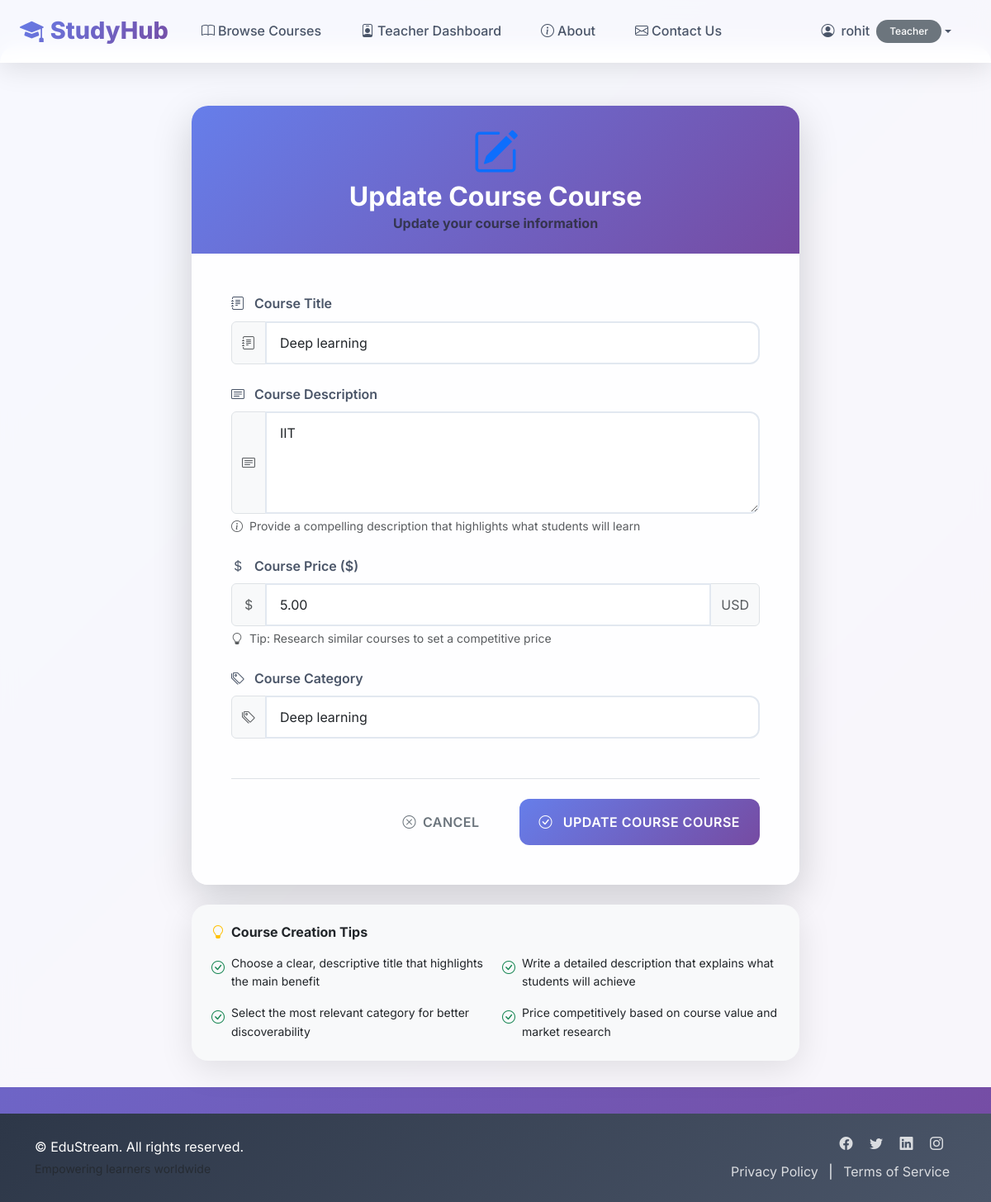
Screenshot of /teacher/courses/8/update/ (signed in) with the database file from the repository.
### core/models.py (models this page shows, shortened)
class User(AbstractUser):
    USER_TYPE_CHOICES = (
        ('student', 'Student'),
        ('teacher', 'Teacher'),
    )
    user_type = models.CharField(max_length=10, choices=USER_TYPE_CHOICES, default='student')
    email_otp = models.CharField(max_length=6, blank=True, null=True)
    otp_created_at = models.DateTimeField(blank=True, null=True)

class Course(models.Model):
    teacher = models.ForeignKey(User, on_delete=models.CASCADE, related_name='courses_taught', limit_choices_to={'user_type': 'teacher'})
    title = models.CharField(max_length=200)
    description = models.TextField()
    price = models.DecimalField(max_digits=10, decimal_places=2)
    category = models.ForeignKey(Category, on_delete=models.SET_NULL, null=True, blank=True, related_name='courses')
    created_at = models.DateTimeField(auto_now_add=True)
    updated_at = models.DateTimeField(auto_now=True)

### teacher/views.py (the view)
# urls.py: path('courses/<int:pk>/update/', views.course_update, name='course_update'),
@login_required
@user_passes_test(is_teacher, login_url='login')
def course_update(request, pk):
    course = get_object_or_404(Course, pk=pk, teacher=request.user)
    if request.method == 'POST':
        form = CourseForm(request.POST, instance=course)
        if form.is_valid():
            form.save()
            messages.success(request, f'Course "{course.title}" updated successfully!')
            return redirect('teacher_dashboard')
        else:
            messages.error(request, 'Please correct the errors below.')
    else:
        form = CourseForm(instance=course)
    return render(request, 'teacher/course_form.html', {'form': form, 'action': 'Update Course'})

### teacher/forms.py
class CourseForm(forms.ModelForm):
    class Meta:
        model = Course
        fields = ['title', 'description', 'price', 'category']
        widgets = {
            'description': forms.Textarea(attrs={'rows': 4, 'class': 'form-control', 'placeholder': 'Enter course description'}),
            'title': forms.TextInput(attrs={'class': 'form-control', 'placeholder': 'Course Title'}),
            'price': forms.NumberInput(attrs={'class': 'form-control', 'placeholder': '0.00'}),
            'category': forms.Select(attrs={'class': 'form-control'}),
        }
        labels = {
            'title': 'Course Title',
            'description': 'Course Description',
            'price': 'Course Price ($)',
            'category': 'Course Category',
        }
    def __init__(self, *args, **kwargs):
        super().__init__(*args, **kwargs)
        self.fields['category'].queryset = Category.objects.all().order_by('name')
        self.fields['category'].empty_label = "Select a Category"

### core/models.py (called while the page is built)
    def __str__(self):
        return self.name

### teacher/views.py (called while the page is built)
def is_teacher(user):
    return user.is_authenticated and user.user_type == 'teacher'

### templates/teacher/course_form.html (shortened to what this page needs)
{% extends 'base.html' %}
{% block content %}
<div class="row justify-content-center">
    <div class="col-lg-8">
        <div class="card border-0 shadow-lg">
            <div class="card-header text-center py-4">
                <i class="bi bi-{% if action == 'Create' %}plus-circle{% else %}pencil-square{% endif %} display-4 mb-3 text-primary"></i>
                <h2 class="mb-0 fw-bold">{{ action }} Course</h2>
                <p class="text-muted mb-0">{% if action == 'Create' %}Share your knowledge with the world{% else %}Update your course information{% endif %}</p>
            </div>
            <div class="card-body p-5">
                <form method="post" class="needs-validation" novalidate>
                    {% for field in form %}
                        <div class="mb-4">
                            <label for="{{ field.id_for_label }}" class="form-label fw-semibold">
                                {% if field.name == 'title' %}
                                    <i class="bi bi-journal-text me-2"></i>
                                {% elif field.name == 'description' %}
                                    <i class="bi bi-card-text me-2"></i>
                                {% elif field.name == 'price' %}
                                    <i class="bi bi-currency-dollar me-2"></i>
                                {% elif field.name == 'category' %}
                                    <i class="bi bi-tags me-2"></i>
                                {% endif %}
                                {{ field.label }}
                            </label>
                            {% if field.name == 'description' %}
                                <div class="input-group">
                                    <span class="input-group-text bg-light">
                                        <i class="bi bi-card-text text-muted"></i>
                                    </span>
                                    {{ field }}
                                </div>
                                <div class="form-text">
                                    <i class="bi bi-info-circle me-1"></i>
                                    Provide a compelling description that highlights what students will learn
                                </div>
                            {% elif field.name == 'price' %}
                                <div class="input-group">
                                    <span class="input-group-text bg-light">
                                        <i class="bi bi-currency-dollar text-muted"></i>
                                    </span>
                                    {{ field }}
                                    <span class="input-group-text bg-light text-muted">USD</span>
                                </div>
                                <div class="form-text">
                                    <i class="bi bi-lightbulb me-1"></i>
                                    Tip: Research similar courses to set a competitive price
                                </div>
                            {% else %}
                                <div class="input-group">
                                    <span class="input-group-text bg-light">
                                        {% if field.name == 'title' %}
                                            <i class="bi bi-journal-text text-muted"></i>
                                        {% elif field.name == 'category' %}
                                            <i class="bi bi-tags text-muted"></i>
                                        {% endif %}
                                    </span>
                                    {{ field }}
                                </div>
                            {% endif %}
                        </div>
                    {% endfor %}
                    <div class="d-flex gap-3 justify-content-end mt-5 pt-4 border-top">
                        <a href="{% url 'teacher_dashboard' %}" class="btn btn-outline-secondary btn-lg">
                            <i class="bi bi-x-circle me-2"></i>Cancel
                        </a>
                        <button type="submit" class="btn btn-{% if action == 'Create' %}success{% else %}primary{% endif %} btn-lg px-5">
                            <i class="bi bi-{% if action == 'Create' %}plus-circle{% else %}check-circle{% endif %} me-2"></i>
                            {{ action }} Course
                        </button>
                    </div>
                </form>
            </div>
        </div>
        <div class="card border-0 bg-light mt-4">
            <div class="card-body p-4">
                <h6 class="fw-bold mb-3">
                    <i class="bi bi-lightbulb text-warning me-2"></i>Course Creation Tips
                </h6>
                <div class="row g-3">
                    <div class="col-md-6">
                        <div class="d-flex align-items-start">
                            <i class="bi bi-check-circle text-success me-2 mt-1"></i>
                            <small>Choose a clear, descriptive title that highlights the main benefit</small>
                        </div>
                    </div>
                    <div class="col-md-6">
                        <div class="d-flex align-items-start">
                            <i class="bi bi-check-circle text-success me-2 mt-1"></i>
                            <small>Write a detailed description that explains what students will achieve</small>
                        </div>
                    </div>
                    <div class="col-md-6">
                        <div class="d-flex align-items-start">
                            <i class="bi bi-check-circle text-success me-2 mt-1"></i>
                            <small>Select the most relevant category for better discoverability</small>
                        </div>
                    </div>
                    <div class="col-md-6">
                        <div class="d-flex align-items-start">
                            <i class="bi bi-check-circle text-success me-2 mt-1"></i>
                            <small>Price competitively based on course value and market research</small>
                        </div>
                    </div>
                </div>
            </div>
        </div>
    </div>
</div>
{% endblock %}

### templates/base.html (shortened to what this page needs)
<!DOCTYPE html>
<html lang="en">
<head>
<link href="https://cdn.jsdelivr.net/npm/bootstrap@5.3.3/dist/css/bootstrap.min.css" rel="stylesheet">
<link rel="stylesheet" href="/static/css/style.css">
<link rel="stylesheet" href="https://cdn.jsdelivr.net/npm/bootstrap-icons@1.11.3/font/bootstrap-icons.min.css">
</head>
<body>
<nav class="navbar navbar-expand-lg fixed-top">
<div class="container-fluid px-4">
<a class="navbar-brand" href="{% url 'home' %}">
    <i class="bi bi-mortarboard-fill me-2"></i>StudyHub
</a>
<div class="collapse navbar-collapse" id="navbarNav">
<ul class="navbar-nav me-auto mb-2 mb-lg-0">
<li class="nav-item">
<a class="nav-link" href="{% url 'course_list' %}">
    <i class="bi bi-book me-1"></i>Browse Courses
</a>
</li>
{% if user.is_authenticated %}
{% if user.user_type == 'teacher' %}
<li class="nav-item">
<a class="nav-link" href="{% url 'teacher_dashboard' %}">
    <i class="bi bi-person-badge me-1"></i>Teacher Dashboard
</a>
</li>
{% elif user.user_type == 'student' %}
<li class="nav-item">
<a class="nav-link" href="{% url 'student_dashboard' %}">
    <i class="bi bi-person-circle me-1"></i>Student Dashboard
</a>
</li>
{% endif %}
{% endif %}
<li class="nav-item">
<a class="nav-link" href="#about">
    <i class="bi bi-info-circle me-1"></i>About
</a>
</li>
<li class="nav-item">
<a class="nav-link" href="#contact">
    <i class="bi bi-envelope me-1"></i>Contact Us
</a>
</li>
</ul>
<ul class="navbar-nav ms-auto">
{% if user.is_authenticated %}
<li class="nav-item dropdown">
<a class="nav-link dropdown-toggle d-flex align-items-center" href="#" id="navbarDropdown" role="button" data-bs-toggle="dropdown" aria-expanded="false">
    <i class="bi bi-person-circle me-2"></i>{{ user.username }}
    <span class="badge bg-secondary ms-2">{{ user.user_type|capfirst }}</span>
</a>
</li>
{% endif %}
</ul>
</div>
</div>
</nav>
<div class="main-container">
<div class="container mt-4 pt-3 fade-in-up">
{% block content %}
{% endblock %}
</div>
</div>
<footer class="footer py-4">
<div class="container">
<div class="row align-items-center">
<div class="col-md-6 text-center text-md-start">
<span>&copy; {{ "now"|date:"Y" }} EduStream. All rights reserved.</span>
<br><small class="text-muted">Empowering learners worldwide</small>
</div>
<div class="col-md-6 text-center text-md-end">
<div class="social-links mb-2">
    <a href="#" class="me-3"><i class="bi bi-facebook"></i></a>
    <a href="#" class="me-3"><i class="bi bi-twitter"></i></a>
    <a href="#" class="me-3"><i class="bi bi-linkedin"></i></a>
    <a href="#" class="me-3"><i class="bi bi-instagram"></i></a>
</div>
<a href="#privacy" class="text-decoration-none mx-2">Privacy Policy</a>
<span>|</span>
<a href="#terms" class="text-decoration-none mx-2">Terms of Service</a>
</div>
</div>
</div>
</footer>
</body>
</html>

### static/css/style.css (style rules this page uses)
* { margin: 0; padding: 0; box-sizing: border-box; }
body { padding-top: 76px; background: linear-gradient(135deg, #667eea 0%, #764ba2 100%); min-height: 100vh; font-family: 'Inter', system-ui, -apple-system, sans-serif; line-height: 1.6; color: #2d3748; }
.main-container { background: rgba(255, 255, 255, 0.95); backdrop-filter: blur(10px); min-height: calc(100vh - 76px); border-radius: 20px 20px 0 0; margin-top: -20px; padding: 2rem 0; }
.navbar { background: rgba(255, 255, 255, 0.95) !important; backdrop-filter: blur(10px); box-shadow: 0 8px 32px rgba(0, 0, 0, 0.1); border-bottom: 1px solid rgba(255, 255, 255, 0.18); height: 76px; }
.navbar-brand { font-weight: 800; font-size: 1.8rem; background: linear-gradient(135deg, #667eea, #764ba2); -webkit-background-clip: text; -webkit-text-fill-color: transparent; background-clip: text; }
.navbar-nav .nav-link { color: #4a5568 !important; font-weight: 500; transition: all 0.3s ease; margin: 0 0.5rem; padding: 0.75rem 1rem !important; border-radius: 12px; }
.btn-primary { background: linear-gradient(135deg, #667eea, #764ba2) !important; border: none !important; font-weight: 600 !important; border-radius: 12px !important; padding: 0.5rem 1.5rem !important; transition: all 0.3s ease !important; }
.card { border: none; border-radius: 20px; box-shadow: 0 10px 40px rgba(0, 0, 0, 0.1); backdrop-filter: blur(10px); background: rgba(255, 255, 255, 0.9); transition: all 0.3s ease; overflow: hidden; }
.card-header { background: linear-gradient(135deg, #667eea, #764ba2); color: white; border: none; font-weight: 700; padding: 1.5rem; text-align: center; }
.card-body { padding: 2rem; }
.form-control, .form-select { border: 2px solid #e2e8f0; border-radius: 12px; padding: 0.75rem 1rem; font-size: 1rem; transition: all 0.3s ease; background: rgba(255, 255, 255, 0.9); }
.form-label { font-weight: 600; color: #4a5568; margin-bottom: 0.5rem; }
.btn { border-radius: 12px; font-weight: 600; padding: 0.75rem 1.5rem; transition: all 0.3s ease; border: none; text-transform: uppercase; letter-spacing: 0.5px; font-size: 0.875rem; }
.btn-lg { padding: 1rem 2rem; font-size: 1rem; }
.badge { border-radius: 20px; padding: 0.5rem 1rem; font-weight: 500; }
.footer { background: linear-gradient(135deg, #2d3748, #4a5568); color: white; padding: 2rem 0; margin-top: 2rem; }
.footer a { color: rgba(255, 255, 255, 0.8); text-decoration: none; transition: all 0.3s ease; }
.fade-in-up { animation: fadeInUp 0.6s ease forwards; }

### rows the page displays
User: username "rohit", user_type "Teacher"
Course: form "Deep learning" "Deep learning", form "IIT", form "5.00"

### other values shown
{{ action }} "Update Course"
{{ field.label }} "Course Title" "Course Description" "Course Price ($)" "Course Category"
{{ action }} "UPDATE COURSE"
